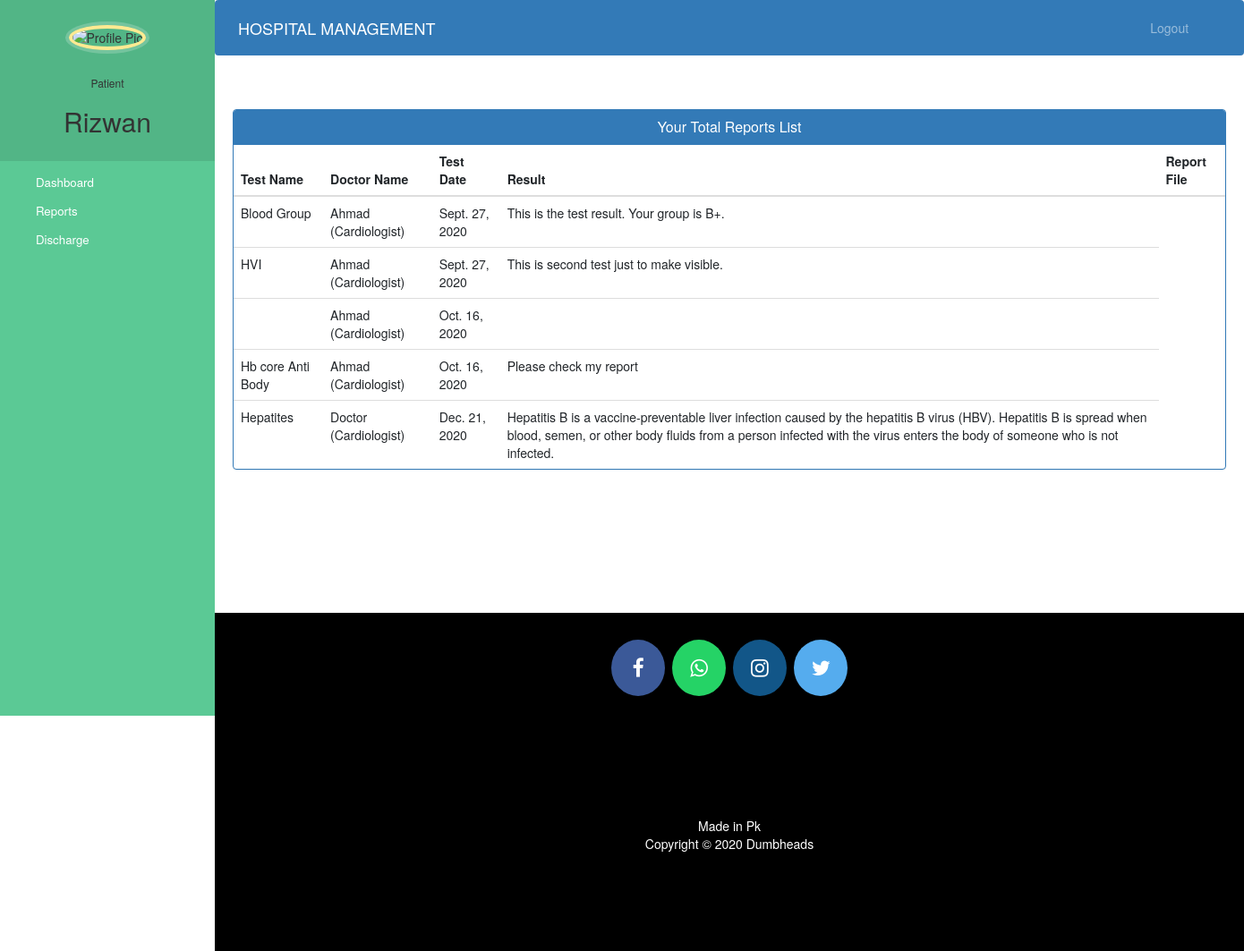
/patient_view_reports/ (signed in), run on the app's committed database.
### hospital/models.py (models this page shows, shortened)
class Report(models.Model):
    patientId = models.ForeignKey(Patient, on_delete=models.CASCADE)
    doctorId = models.ForeignKey(Doctor, on_delete=models.CASCADE)
    testName=models.CharField(max_length=40,null=True)
    testDate=models.DateField(auto_now=True)
    description=models.TextField(max_length=500)
    report_file = models.FileField(upload_to='patient/reports/',null=True,blank=True)
    status=models.BooleanField(default=False)

class Doctor(models.Model):
    user=models.OneToOneField(User,on_delete=models.CASCADE)
    profile_pic= models.ImageField(upload_to='profile_pic/DoctorProfilePic/',null=True,blank=True)
    address = models.CharField(max_length=40)
    mobile = models.CharField(max_length=20,null=True)
    department= models.CharField(max_length=50,choices=departments,default='Cardiologist')
    status=models.BooleanField(default=False)
    def __str__(self):
        return "{} ({})".format(self.user.first_name,self.department)

### hospital/views.py (the view)
# urls.py: path('patient_view_reports/', views.patient_view_reports, name='patient_view_reports'),
def patient_view_reports(request):
    reports=models.Report.objects.filter(patientId=request.user.id)
    all_report = {'reports':reports}
    return render(request,'temp/patient_view_reports.html',all_report)

### templates/temp/patient_view_reports.html (shortened to what this page needs)
{% extends 'temp/patientbase.html' %}
{% block content %}
{% load static %}
<head>
  <link href="//netdna.bootstrapcdn.com/bootstrap/3.0.0/css/bootstrap.min.css" rel="stylesheet" id="bootstrap-css">
</head>
<div class="container">
  <div class="panel panel-primary">
    <div class="panel-heading">
      <h6 class="panel-title">Your Total Reports List</h6>
    </div>
    <table class="table table-hover" id="dev-table">
      <thead>
        <tr>
          <th>Test Name</th>
          <th>Doctor Name</th>
          <th>Test Date</th>
          <th>Result</th>
          <th>Report File</th>
        </tr>
      </thead>
      {% for r in reports %}
      <tr>
        <td> {{r.testName}}</td>
        <td>{{r.doctorId}}</td>
        <td>{{r.testDate}}</td>
        <td>{{r.description}}</td>
      </tr>
      {% endfor %}
    </table>
  </div>
</div>
{% endblock content %}

### templates/temp/patientbase.html (shortened to what this page needs)
<!DOCTYPE html>
{% load static %}
<link rel="stylesheet" href="{% static 'hospital/css/bootstrap.min.css' %}">
<html lang="en">
<head>
  <link rel="stylesheet" href="https://stackpath.bootstrapcdn.com/bootstrap/4.3.1/css/bootstrap.min.css">
  <link rel="stylesheet" href="https://maxcdn.bootstrapcdn.com/font-awesome/4.7.0/css/font-awesome.min.css">
  <link rel="stylesheet" href="{% static '/style.css' %}">
</head>
<body>
  <nav class="menu" tabindex="0">
    <header class="avatar">
      <img src="{% static patient.profile_pic.url %}" alt="Profile Pic" />
      <br><br>
      <h6>Patient</h6>
      <h2>{{request.user.first_name}}</h2>
    </header>
    <ul>
      <li tabindex="0" class="icon-dashboard"> <a style="color:white; text-decoration:none;" href="/patientdashboard"><span>Dashboard</span></a> </li>
      <li tabindex="0" class="icon-calendar"> <a style="color:white; text-decoration:none;" href="/patient_report"><span>Reports</span></a></li>
      <li tabindex="0" class="icon-users"> <a style="color:white; text-decoration:none;" href="/patient-discharge"><span>Discharge</span></a></li>
    </ul>
  </nav>
  <main>
    <div class="bs-example">
      <nav class="navbar navbar-expand-md  navbar-dark fixed-top" style="background:#337AB7;">
        <a href="/admin-dashboard" class="navbar-brand">HOSPITAL MANAGEMENT</a>
        <div class="collapse navbar-collapse justify-content-between" id="navbarCollapse">
          <div class="navbar-nav" style=" margin-left: 90%;">
            <a href='{% url 'logout'%}' class="nav-item nav-link">Logout</a>
          </div>
        </div>
      </nav>
    </div>
    <br><br>
    {% block content %}
    {% endblock content %}
    <br><br><br><br><br><br><br>
    <footer>
      <p>
        <a id="ftr" href="" class="fa fa-facebook"></a>
        <a id="ftr" href="=#" class="fa fa-whatsapp"></a>
        <a id="ftr" href="" class="fa fa-instagram"></a>
        <a id="ftr" href="" class="fa fa-twitter"></a>
      </p>
      <br>
      <div class="container">
        <div class="row">
          <div class="col-md-12 col-sm-12">
            <div style="color:#ffffff;" class="wow fadeInUp footer-copyright">
              <p>Made in Pk <br>
                Copyright &copy; 2020 Dumbheads </p>
            </div>
          </div>
        </div>
      </div>
    </footer>
  </main>
</body>
</html>

### static/style.css (style rules this page uses)
body { padding-left: 240px; }
main { position: relative; height: 100vh; }
.menu { background: #5bc995; height: 100vh; width: 240px; position: fixed; top: 0px; left: 0; z-index: 5; outline: none; }
.menu .avatar { background: rgba(0, 0, 0, 0.1); padding: 2em 0.5em; text-align: center; }
.menu .avatar img { width: 100px; border-radius: 50%; overflow: hidden; border: 4px solid #ffea92; box-shadow: 0 0 0 4px rgba(255, 255, 255, 0.2); }
.menu .avatar h2 { font-weight: normal; margin-bottom: 0; }
.menu ul { list-style: none; padding: 0.5em 0; margin: 0; }
.menu ul li { padding: 0.5em 1em 0.5em 3em; font-size: 0.95em; font-weight: regular; background-repeat: no-repeat; background-position: left 15px center; background-size: auto 20px; transition: all 0.15s linear; cursor: pointer; }
.menu ul li.icon-dashboard { background-image: url("http://www.entypo.com/images//gauge.svg"); }
.menu ul li.icon-users { background-image: url("http://www.entypo.com/images//users.svg"); }
.menu ul li.icon-calendar { background-image: url("http://www.entypo.com/images//calendar.svg"); }

### templates/temp/patientbase.html (style rules this page uses)
a:link { text-decoration: none; }
a { color: white; }
footer { padding: 0px 0px 0px 0px; background-color: black; margin: 0px; }
#ftr { padding: 20px; }
.fa { font-size: 23px; width: 60px; text-align: center; text-decoration: none; margin: 5px 2px; border-radius: 50%; }
.fa-facebook { background: #3B5998; color: white; margin-top: 30px; }
.fa-whatsapp { background: #25d366; color: white; }
.fa-twitter { background: #55ACEE; color: white; }
.fa-instagram { background: #125688; color: white; }
p { text-align: center; }

### templates/temp/patient_view_reports.html (style rules this page uses)
a:link { text-decoration: none; }
h6 { text-align: center; }
.row { margin: 100px; }

### data on the page
Report: testName "Blood Group", doctorId "Ahmad (Cardiologist)", testDate "Sept. 27, 2020", description "This is the test result. Your group is B+."
Report: testName "HVI", doctorId "Ahmad (Cardiologist)", testDate "Sept. 27, 2020", description "This is second test just to make visible."
Report: doctorId "Ahmad (Cardiologist)", testDate "Oct. 16, 2020"
Report: testName "Hb core Anti Body", doctorId "Ahmad (Cardiologist)", testDate "Oct. 16, 2020", description "Please check my report"
Report: testName "Hepatites", doctorId "Doctor (Cardiologist)", testDate "Dec. 21, 2020", description "Hepatitis B is a vaccine-preventable liver infection caused by the hepatitis B virus (HBV). Hepatitis B is spread when blood, semen, or other body fluids from a person infected with the virus enters the body of someone who is not infected."

### other printed values
{{ request.user.first_name }} "Rizwan"
